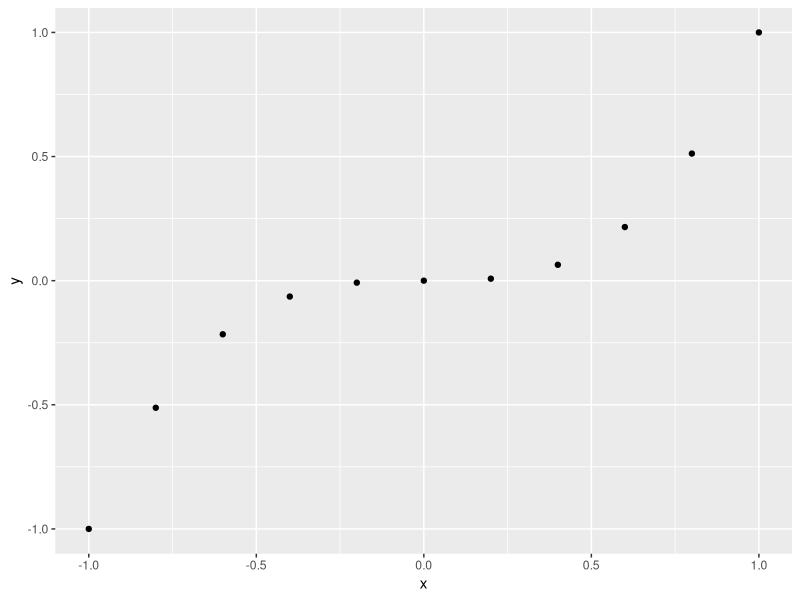
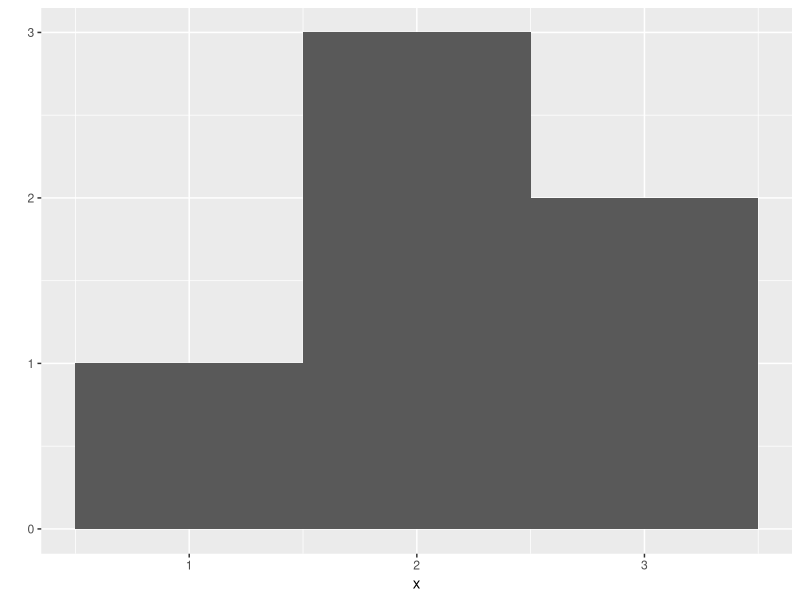
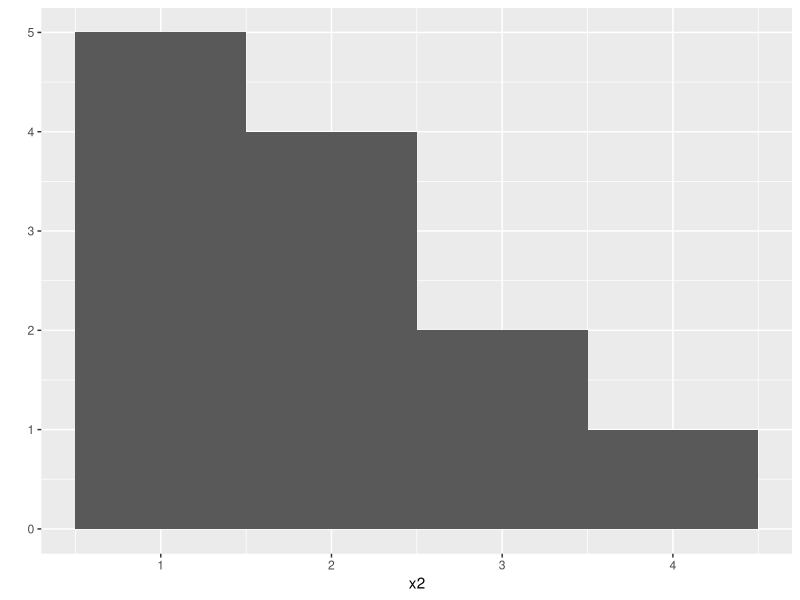
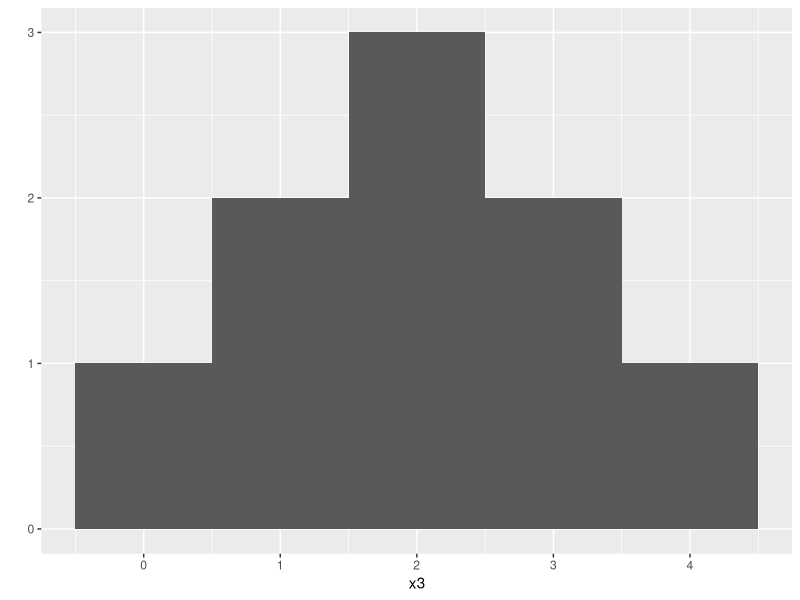
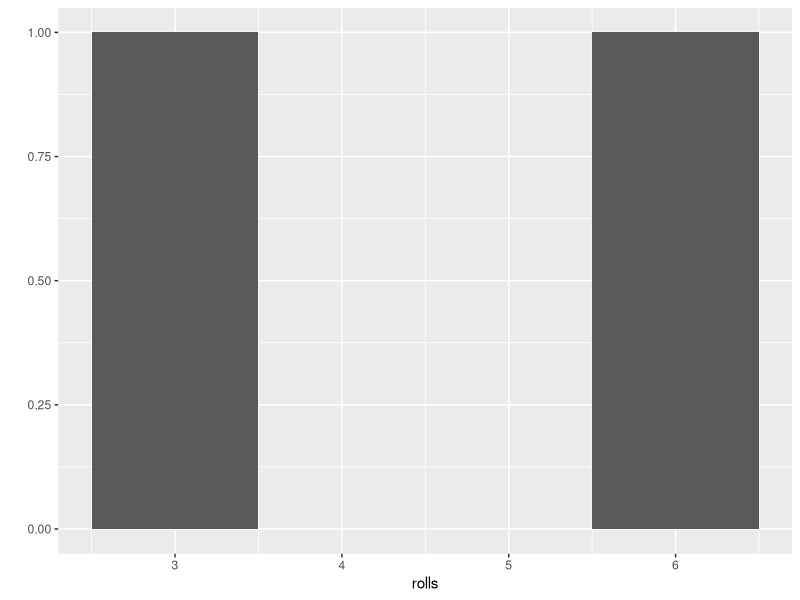

R code for these plots, in order:
## Tutorials for Chapter 2: Data visualization

roll <- function(die = 1:6) {
  dice <- sample(x = die, size = 2, replace = TRUE)
}

library("ggplot2")

x <- c(-1, -0.8, -0.6, -0.4, -0.2, 0, 0.2, 0.4, 0.6, 0.8, 1)
x

y <- x ^ 3
y

qplot(x, y)

x <- c(1, 2, 2, 2, 3, 3)
qplot(x, binwidth = 1)

x2 <- c(1, 1, 1, 1, 1, 2, 2, 2, 2, 3, 3, 4)
qplot(x2, binwidth = 1)

x3 <- c(0, 1, 1, 2, 2, 2, 3, 3, 4)
qplot(x3, binwidth = 1)

replicate(3, 1 + 1)
replicate(10, roll())

rolls <- replicate(10000, roll())
qplot(rolls, binwidth = 1)
